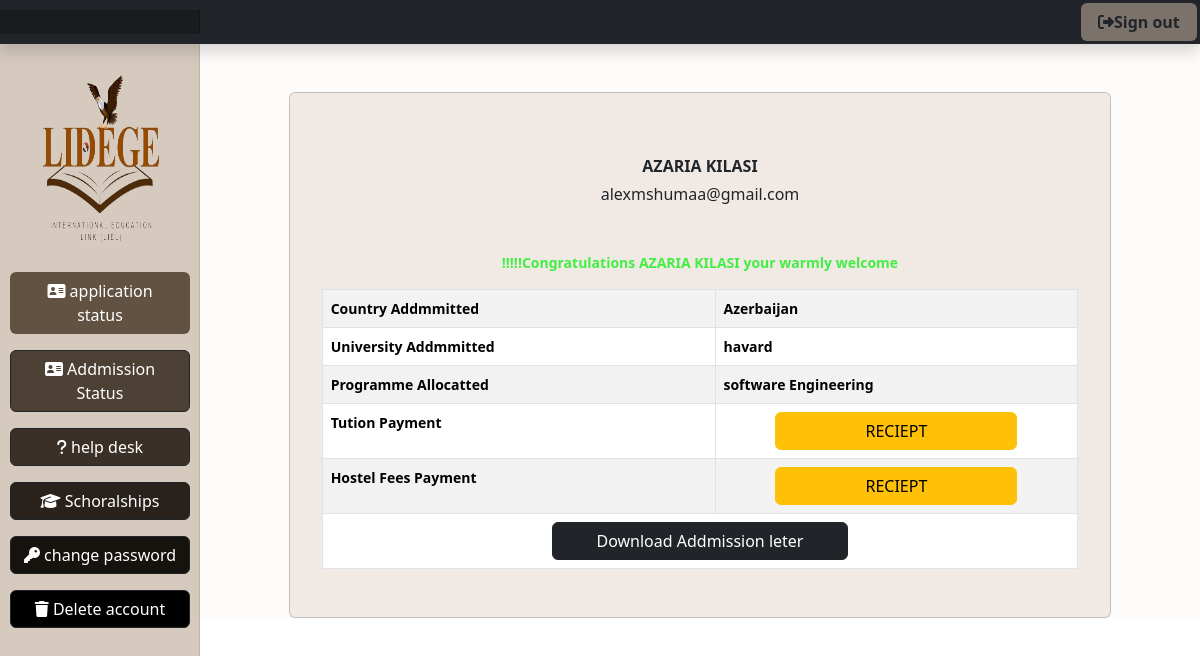
Page /addmission_status/ (signed in) on the committed database.
### applicantsReg/models.py (models this page shows, shortened)
class Applicant_Personal_Details(models.Model):
    user = models.OneToOneField(CustomUser, on_delete=models.CASCADE,related_name='personal_details')
    firstname = models.CharField(max_length=100)
    last_name = models.CharField(max_length=100)
    phone = models.CharField(max_length=13)
    date_of_birth =  models.DateField(null=True)
    submission_time = SubmissionTimeField(null=True)
    nationality = models.CharField(
        max_length=100,
        choices=[(country.name, country.name) for country in pycountry.countries],
        blank=True,
        null=True,
    )
    profile_image = models.ImageField(upload_to='profile_images/', blank=True)
    class Meta:
        verbose_name_plural = "Applicant personal Details"

class CustomUser(AbstractUser):
    email = models.EmailField(unique=True, blank=True, null=True)
    username = models.CharField(max_length=100, unique=True)
    referred_by = models.ForeignKey('self', on_delete=models.SET_NULL, null=True, related_name='referrals')
    class Meta:
        verbose_name_plural = "Users"

class Addmitted_student(models.Model):
    user = models.OneToOneField(CustomUser, on_delete=models.CASCADE,related_name='addmitted_student')
    addmitted_university = models.CharField(max_length=100)
    country_selected = models.CharField(max_length=100,
        choices=[(country.name, country.name) for country in pycountry.countries],
        blank=True,
        null=True,)
    allocated_progrramme = models.CharField(max_length=100)
    addmission_date = models.DateField(null=True)
    hostel_fees_payment_reciept = LimitedFileField(upload_to='payment_reciepts/fees/')
    tuition_fees_payment_reciept = LimitedFileField(upload_to='payment_reciepts/fees/')
    Other_payment_reciept = LimitedFileField(upload_to='payment_reciepts/fees/')
    addmission_leter = LimitedFileField(upload_to='addmission_letter/', null=True)
    feedback = models.TextField()
    submission_time = SubmissionTimeField(null=True)
    addmission_approval = models.CharField(choices=ADDMISSION_STATUS, max_length=50, null=True)
    addmission_reject_reason = models.TextField(null=True)

### applicantsReg/views.py (the view)
# urls.py: path('addmission_status/',views.addmission_view, name = 'addmission_status' ),
@login_required
def addmission_view(request):
    addmitted = getattr(request.user, 'addmitted_student', None)
    applicant_details = getattr(request.user, 'personal_details', None)
    if addmitted or applicant_details:
        context={
            "applicant_details":applicant_details,
            "addmitted":addmitted
        }
    return render(request,'addmission_status.html',context)

### applicantsReg/templates/addmission_status.html (shortened to what this page needs)
{%extends 'base5.html'%}
{%load static%}
{%load crispy_forms_tags%}
{%block content%}
 <div class="row" style="padding-top: 2rem; background-color:#f1e7dd27 ;">
   <div class="col-md-1">
   </div>
   <div class="col-md-10" style="height: auto;">
    <div class="card mt-3" style="padding: 2rem;  background-color:#b3967c2d ">
        <h6 style="text-align: center;"><strong>{{applicant_details.firstname}} {{applicant_details.last_name}}</strong></h6>
                 <h6 style="text-align: center; margin-bottom: 2rem;">{{applicant_details.user.email}}</h6>
        {%if addmitted.addmission_approval == "Approved"%}
        <p style="text-align: center; margin-top: 1rem; margin-bottom: 1rem; color: rgb(67, 238, 67);">
        <strong>!!!!!Congratulations {{applicant_details.firstname}}  {{applicant_details.last_name}} {{addmitted.feedback}}
        </p>
        <table class="table table-striped table-bordered">
            <tbody>
              <tr>
                <th scope="row">Country Addmmitted</th>
                <td>{{addmitted.country_selected}}</td>
              </tr>
              <tr>
                <th scope="row">University Addmmitted</th>
                <td>{{addmitted.addmitted_university}}</td>
              </tr>
              <tr>
                <th scope="row">Programme Allocatted</th>
                <td>{{addmitted.allocated_progrramme}}</td>
              </tr>
              <tr>
                <th scope="row">Tution Payment</th>
                <td>
                    {%if addmitted.tuition_fees_payment_reciept %}
                    <a href="{{addmitted.tuition_fees_payment_reciept.url}}" class="btn btn-warning" style="width: 70%; margin-left: 15%;">RECIEPT</a>
                    {%endif%}
                </td>
              </tr>
              <tr>
                <th scope="row">Hostel Fees Payment</th>
                <td>
                    {%if addmitted.tuition_fees_payment_reciept %}
                    <a href="{{addmitted.hostel_fees_payment_reciept.url}}" class="btn btn-warning" style="width: 70%; margin-left: 15%;">RECIEPT</a>
                    {%endif%}
                </td>
              </tr>
              <tr>
                {%if addmitted.addmission_leter %}
                <td colspan="2"><a class="btn btn-dark" href="{{addmitted.addmission_leter.url}}" style="width: 40%; margin-left: 30%;">Download Addmission leter</a></td>
                {%endif%}
              </tr>
            </tbody>
          </table>
          {%elif addmitted.addmission_approval == "Rejected" %}
          <td colspan="2"><a class="btn btn-danger" href="{{addmitted.addmission_leter.url}}" style="width: 40%; margin-left: 30%;">Sorry your application is not approved please contact your application supervisor to know the reason</a></td>
          {%else%}
          <h6 style="margin-top: 2rem; margin-bottom: 3rem; color: orange; text-align: center;">Your addmission is pending, please keep on waiting with patience..........<strong></strong></h6>
          {%endif%}
    </div>
   </div>
 </div>
{%endblock%}

### static/css/dashboard.css (style rules this page uses)
body { font-size: .875rem; }

### rows in the picture
Applicant_Personal_Details: firstname "AZARIA", last_name "KILASI", user.email "alexmshumaa@gmail.com"
Addmitted_student: feedback "your warmly welcome", country_selected "Azerbaijan", addmitted_university "havard", allocated_progrramme "software Engineering"
